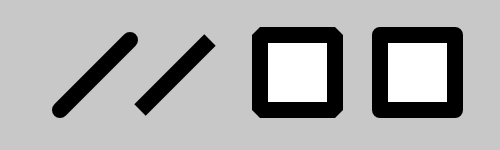
Frame 1 (no input)
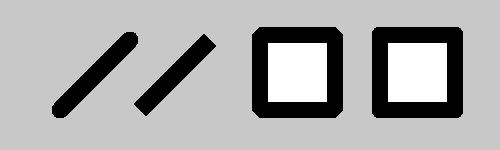
Frame 60 (no input)
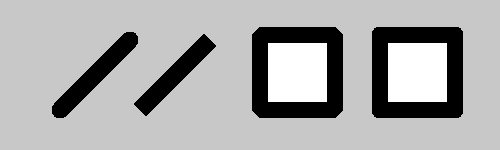
Frame 120 (the mouse pressed at the canvas centre since frame 60)

The p5.js sketch that drew these frames (run headless with seeded random() and noise() and a simulated clock; from frame 60 on, the mouse is pressed at the canvas centre):

// p5.js sketch
// ── sketch.js
function setup() {
	createCanvas(500, 150);
	background(200);
	strokeWeight(16);
}
function draw() {
	strokeCap(ROUND);  //圆形端点
	line(60, 110, 130, 40);
	strokeCap(SQUARE);  //方形端点
	line(140, 110, 210, 40);
	strokeJoin(BEVEL);  //斜角
	rect(260, 35, 75, 75);
	strokeJoin(ROUND);  //圆角
	rect(380, 35, 75, 75);
}
